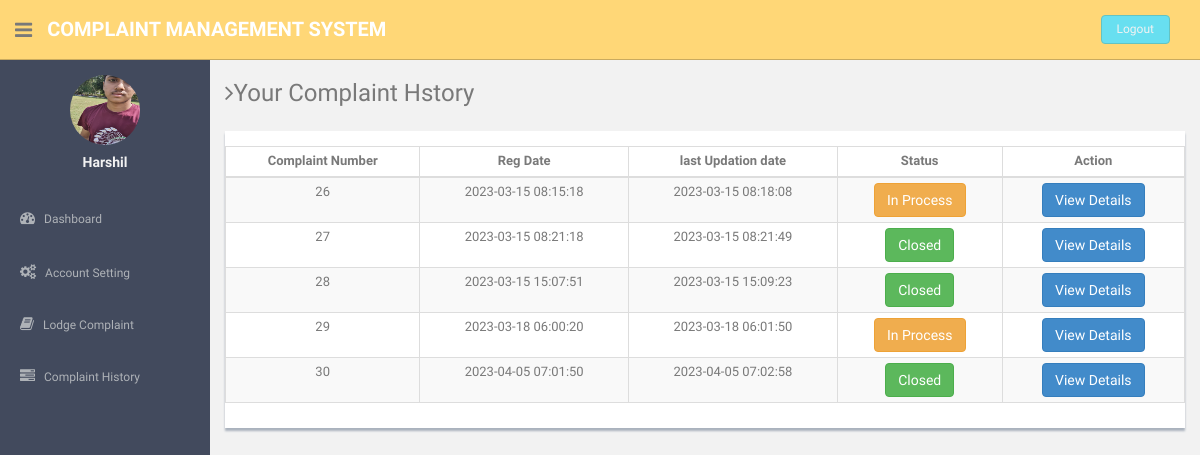
Page /users/complaint-history.php (signed in) on the committed database.
### tables this page shows
CREATE TABLE `users` (
  `id` int(11) NOT NULL,
  `fullName` varchar(255) DEFAULT NULL,
  `userEmail` varchar(255) DEFAULT NULL,
  `password` varchar(255) DEFAULT NULL,
  `contactNo` bigint(11) DEFAULT NULL,
  `address` tinytext DEFAULT NULL,
  `State` varchar(255) DEFAULT NULL,
  `country` varchar(255) DEFAULT NULL,
  `pincode` int(6) DEFAULT NULL,
  `userImage` varchar(255) DEFAULT NULL,
  `regDate` timestamp NOT NULL DEFAULT current_timestamp(),
  `updationDate` timestamp NULL DEFAULT NULL,
  `status` int(1) DEFAULT NULL
);

CREATE TABLE `tblcomplaints` (
  `complaintNumber` int(11) NOT NULL,
  `userId` int(11) DEFAULT NULL,
  `category` int(11) DEFAULT NULL,
  `subcategory` varchar(255) DEFAULT NULL,
  `complaintType` varchar(255) DEFAULT NULL,
  `state` varchar(255) DEFAULT NULL,
  `noc` varchar(255) DEFAULT NULL,
  `complaintDetails` mediumtext DEFAULT NULL,
  `complaintFile` varchar(255) DEFAULT NULL,
  `regDate` timestamp NULL DEFAULT current_timestamp(),
  `status` varchar(50) DEFAULT NULL,
  `lastUpdationDate` timestamp NULL DEFAULT NULL ON UPDATE current_timestamp()
);

### users/complaint-history.php (the view, shortened to what this page needs)
<?php
include('includes/config.php');
if(strlen($_SESSION['login'])==0)
  {
header('location:index.php');
}
else{
?>
<!DOCTYPE html>
<html lang="en">
  <head>
    <link href="assets/css/bootstrap.css" rel="stylesheet">
    <link href="assets/font-awesome/css/font-awesome.css" rel="stylesheet" />
    <link href="assets/css/style.css" rel="stylesheet">
    <link href="assets/css/style-responsive.css" rel="stylesheet">
    <link href="assets/css/table-responsive.css" rel="stylesheet">
  </head>
  <body>
  <section id="container" >
<?php include("includes/header.php");?>
<?php include("includes/sidebar.php");?>
      <section id="main-content">
          <section class="wrapper">
          	<h3><i class="fa fa-angle-right"></i>Your Complaint Hstory</h3>
		  		<div class="row mt">
			  		<div class="col-lg-12">
                      <div class="content-panel">
                          <section id="unseen">
                            <table class="table table-bordered table-striped table-condensed">
                              <thead>
                              <tr style="text-align: center">
                                  <th style="text-align: center">Complaint Number</th>
                                  <th style="text-align: center">Reg Date</th>
                                  <th style="text-align: center">last Updation date</th>
                                  <th style="text-align: center">Status</th>
                                  <th style="text-align: center">Action</th>
                              </tr>
                              </thead>
                              <tbody>
  <?php $query=mysqli_query($con,"select * from tblcomplaints where userId='".$_SESSION['id']."'");
while($row=mysqli_fetch_array($query))
{
  ?>
                              <tr>
                                  <td align="center"><?php echo htmlentities($row['complaintNumber']);?></td>
                                  <td align="center"><?php echo htmlentities($row['regDate']);?></td>
                                 <td align="center"><?php echo  htmlentities($row['lastUpdationDate']);
                                 ?></td>
                                  <td align="center"><?php
                                    $status=$row['status'];
                                    { ?>
                                   <?php }
 if($status=="in process"){ ?>
<button type="button" class="btn btn-warning">In Process</button>
<?php }
if($status=="closed") {
?>
<button type="button" class="btn btn-success">Closed</button>
<?php } ?>
                                   <td align="center">
                                   <a href="complaint-details.php?cid=<?php echo htmlentities($row['complaintNumber']);?>">
<button type="button" class="btn btn-primary">View Details</button></a>
                                   </td>
                                </tr>
                              <?php } ?>
                              </tbody>
                          </table>
                          </section>
                  </div>
               </div>
		  	</div>
		</section><! --/wrapper -->
      </section>
  </section>
  </body>
</html>
<?php } ?>

### users/includes/sidebar.php (shortened to what this page needs)
<aside>
          <div id="sidebar"  class="nav-collapse ">
              <ul class="sidebar-menu" id="nav-accordion">
                              <?php $query=mysqli_query($con,"select fullName,userImage from users where userEmail='".$_SESSION['login']."'");
 while($row=mysqli_fetch_array($query))
 {
 ?>
                  <p class="centered"><a href="profile.php">
<?php $userphoto=$row['userImage'];
if($userphoto==""):
?>
<img src="userimages/noimage.png"  class="img-circle" width="70" height="70" >
<?php else:?>
  <img src="userimages/<?php echo htmlentities($userphoto);?>" class="img-circle" width="70" height="70">
<?php endif;?>
</a>
</p>
                  <h5 class="centered"><?php echo htmlentities($row['fullName']);?></h5>
                  <?php } ?>
                  <li class="mt">
                      <a href="dashboard.php">
                          <i class="fa fa-dashboard"></i>
                          <span>Dashboard</span>
                      </a>
                  </li>
                  <li class="sub-menu">
                      <a href="javascript:;" >
                          <i class="fa fa-cogs"></i>
                          <span>Account Setting</span>
                      </a>
                  </li>
                  <li class="sub-menu">
                      <a href="register-complaint.php" >
                          <i class="fa fa-book"></i>
                          <span>Lodge Complaint</span>
                      </a>
                    </li>
                  <li class="sub-menu">
                      <a href="complaint-history.php" >
                          <i class="fa fa-tasks"></i>
                          <span>Complaint History</span>
                      </a>
                  </li>
              </ul>
          </div>
      </aside>

### users/assets/css/style.css (style rules this page uses)
body { color: #797979; background: #f2f2f2; font-family: 'Ruda', sans-serif; padding: 0px !important; margin: 0px !important; font-size:13px; }
ul li { list-style: none; }
a, a:hover, a:focus { text-decoration: none; outline: none; }
#container { width: 100%; height: 100%; }
.centered { text-align: center; }
.mt { margin-top: 25px; }
#sidebar { width: 210px; height: 100%; position: fixed; background: #424a5d; }
#sidebar h5 { color: #f2f2f2; font-weight: 700; }
#sidebar ul li { position: relative; }
ul.sidebar-menu , ul.sidebar-menu li ul.sub { margin: -2px 0 0; padding: 0; }
ul.sidebar-menu { margin-top: 75px; }
ul.sidebar-menu li { margin-bottom: 5px; margin-left:10px; margin-right:10px; }
ul.sidebar-menu li.sub-menu { line-height: 15px; }
ul.sidebar-menu li a span { display: inline-block; }
ul.sidebar-menu li a { color: #aeb2b7; text-decoration: none; display: block; padding: 15px 0 15px 10px; font-size: 12px; outline: none; -webkit-transition: all 0.3s ease; -moz-transition: all 0.3s ease; -o-transition: all 0.3s ease; -ms-transition: all 0.3s ease; transition: all 0.3s ease; }
ul.sidebar-menu li a i { font-size: 15px; padding-right: 6px; }
#main-content { margin-left: 210px; }
.wrapper { display: inline-block; margin-top: 60px; padding-left: 15px; padding-right: 15px; padding-bottom: 15px; padding-top: 0px; width: 100%; }
.content-panel { background: #ffffff; box-shadow: 0px 3px 2px #aab2bd; padding-top: 15px; padding-bottom: 5px; }

### rows in the picture
users: userImage (picture), fullName "Harshil"
tblcomplaints: complaintNumber "26", regDate "2023-03-15 08:15:18", lastUpdationDate "2023-03-15 08:18:08", status "In Process"
tblcomplaints: complaintNumber "27", regDate "2023-03-15 08:21:18", lastUpdationDate "2023-03-15 08:21:49", status "Closed"
tblcomplaints: complaintNumber "28", regDate "2023-03-15 15:07:51", lastUpdationDate "2023-03-15 15:09:23", status "Closed"
tblcomplaints: complaintNumber "29", regDate "2023-03-18 06:00:20", lastUpdationDate "2023-03-18 06:01:50", status "In Process"
tblcomplaints: complaintNumber "30", regDate "2023-04-05 07:01:50", lastUpdationDate "2023-04-05 07:02:58", status "Closed"
